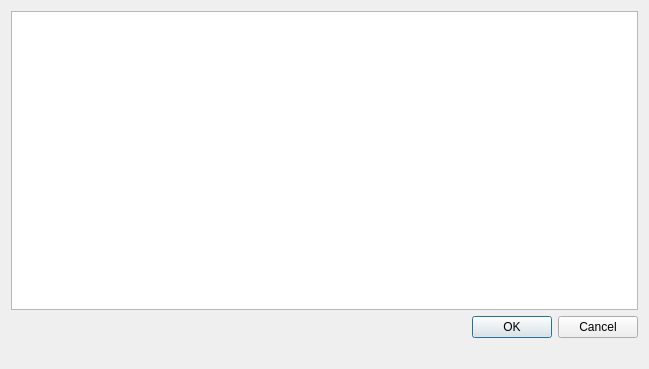
<?xml version="1.0" encoding="UTF-8"?>
<ui version="4.0">
 <class>ListPackage</class>
 <widget class="QDialog" name="ListPackage">
  <property name="geometry">
   <rect>
    <x>0</x>
    <y>0</y>
    <width>649</width>
    <height>369</height>
   </rect>
  </property>
  <property name="windowTitle">
   <string>Dialog</string>
  </property>
  <layout class="QVBoxLayout" name="verticalLayout">
   <item>
    <widget class="QTableView" name="tableView">
     <attribute name="horizontalHeaderCascadingSectionResizes">
      <bool>false</bool>
     </attribute>
     <attribute name="horizontalHeaderStretchLastSection">
      <bool>false</bool>
     </attribute>
    </widget>
   </item>
   <item>
    <widget class="QDialogButtonBox" name="buttonBox">
     <property name="orientation">
      <enum>Qt::Horizontal</enum>
     </property>
     <property name="standardButtons">
      <set>QDialogButtonBox::Cancel|QDialogButtonBox::Ok</set>
     </property>
    </widget>
   </item>
   <item>
    <widget class="QLabel" name="testL">
     <property name="text">
      <string/>
     </property>
    </widget>
   </item>
  </layout>
 </widget>
 <resources/>
 <connections>
  <connection>
   <sender>buttonBox</sender>
   <signal>accepted()</signal>
   <receiver>ListPackage</receiver>
   <slot>accept()</slot>
   <hints>
    <hint type="sourcelabel">
     <x>248</x>
     <y>254</y>
    </hint>
    <hint type="destinationlabel">
     <x>157</x>
     <y>274</y>
    </hint>
   </hints>
  </connection>
  <connection>
   <sender>buttonBox</sender>
   <signal>rejected()</signal>
   <receiver>ListPackage</receiver>
   <slot>reject()</slot>
   <hints>
    <hint type="sourcelabel">
     <x>316</x>
     <y>260</y>
    </hint>
    <hint type="destinationlabel">
     <x>286</x>
     <y>274</y>
    </hint>
   </hints>
  </connection>
 </connections>
</ui>
